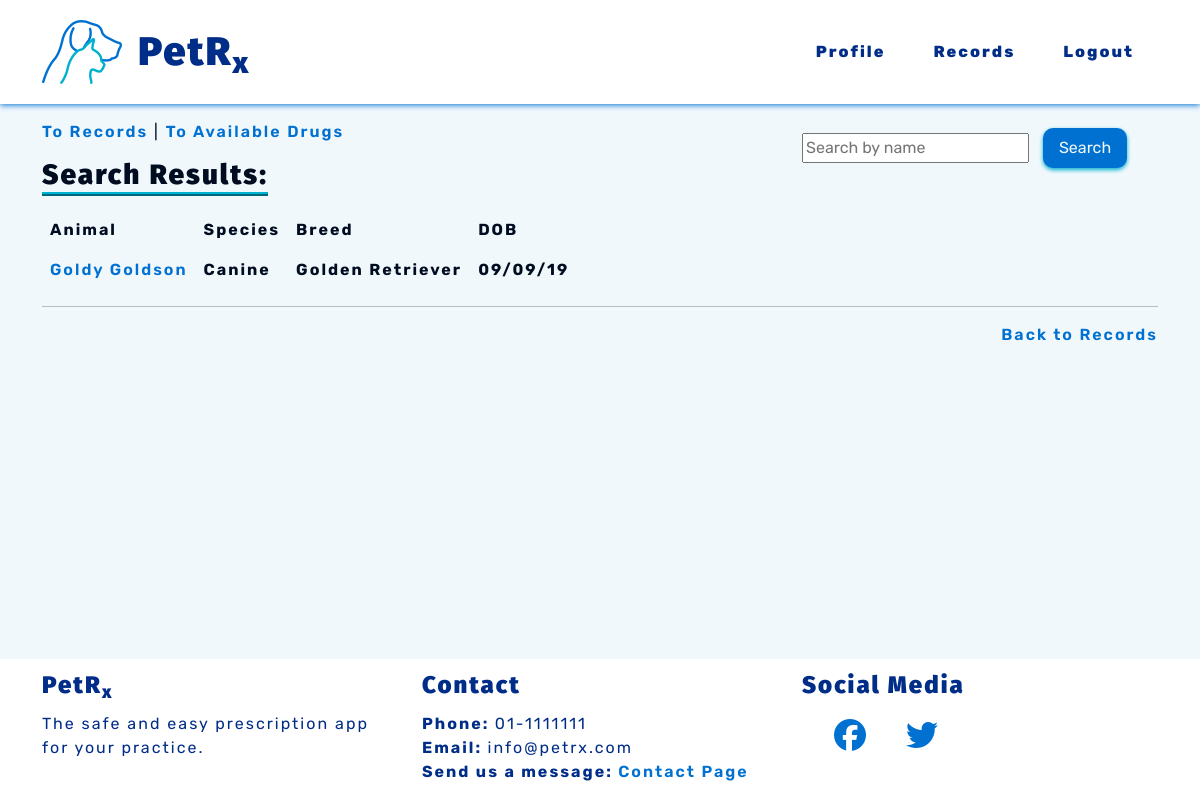
The app's page /records/record-search/ (signed in) with its own data.
### records/models.py (models this page shows)
class Record(models.Model):
    name = models.CharField(max_length=50)
    surname = models.CharField(max_length=50)
    date_of_birth = models.DateField()
    species = models.CharField(choices=SPECIES, max_length=10)
    breed = models.CharField(max_length=50)
    sex = models.CharField(choices=SEX, max_length=10)
    weight = models.DecimalField(max_digits=5, decimal_places=2)
    note = models.CharField(max_length=300, blank=True)
    def __str__(self):
        return self.name + " " + self.surname
    class Meta:
        ordering = ['surname']
        unique_together = ['name', 'surname', 'date_of_birth', 'species', 'breed', 'sex']

### petrx/decorators.py (the view)
    def wrapper(request, *args, **kwargs):
        if request.user.is_authenticated:
            if request.user.is_active:
                return function(request, *args, **kwargs)
            else:
                return render(request, 'vetprofiles/restricted.html')
        else:
            return redirect('vetprofiles:login')

### records/views.py (called while the page is built)
@vet_login_and_active
def record_search(request):
    query = request.GET.get('query')
    record_qs = Record.objects.all()
    if query is not None:
        args = Q(name__icontains=query) | Q(surname__icontains=query)
        record_qs = Record.objects.filter(args)
    context = {'record_list': record_qs}
    return render(request, 'records/record_search.html', context)

### records/templates/records/record_search.html (shortened to what this page needs)
{% extends 'base.html' %}
{% block content %}
<div class="row">
    <div class="col-md-8">
        <a class="pet-links" href="{% url 'records:records' %}" aria-label="Go to records">To Records</a>
        <span>|</span>
        <a class="pet-links" href="{% url 'prescriptions:drugs' %}" aria-label="Go to available drugs">To Available
            Drugs</a>
        <br>
        <h3 class="subheadings">Search Results:</h3>
    </div>
    <div class="col-md-4">
        <form method="GET" action="{% url 'records:record_search' %}">
            <input type="text" name="query" placeholder="Search by name">
            <button type="submit" class="pet-btns sm-btns" aria-label="Search">Search</button>
        </form>
    </div>
</div>
{% if record_list %}
<div class="prescrip-contain">
    <table>
        <thead>
            <th>Animal</th>
            <th class="lg-prescrip">Species</th>
            <th>Breed</th>
            <th>DOB</th>
        </thead>
        <tbody>
            {% for record in record_list %}
            <tr>
                <th><a class="pet-links" href="{% url 'records:animal_profile' animal_id=record.id %}"
                        aria-label="Go to record">{{ record }}</a>
                <th class="lg-prescrip">{{ record.species }}</th>
                <th>{{ record.breed }}</th>
                <th>{{ record.date_of_birth|date:'d/m/y' }}</th>
            </tr>
            {% endfor %}
        </tbody>
    </table>
</div>
{% else %}
<p>No record found.</p>
{% endif %}
<hr>
<a class="pet-links float-end" href="{% url 'records:records' %}" aria-label="Go to records list">Back to Records</a>
{% endblock %}

### static/css/style.css (style rules this page uses)
:root { --site-white: #f1f8fc; --site-black: #000d21; --site-dark-blue: #002d88; --site-light-blue: #0071d1; --site-turquoise: #00b0cf; }
html { height: 100%; }
body { font-family: "Rubik", sans-serif; color: var(--site-black); font-size: 1rem; letter-spacing: 2px; background: var(--site-white); }
h1, h2, h3, h4 { font-family: "Fira Sans", "Rubik", sans-serif; font-weight: 900; margin-top: 0.5em; margin-bottom: 0.5em; }
.subheadings { display: inline-block; border-bottom: 4px ridge var(--site-turquoise); }
hr { color: var(--site-black); }
button { border: none; }
a { text-decoration: none; }
.pet-links { cursor: pointer; color: var(--site-light-blue); font-weight: 600; transition: color .5s linear; }
.pet-btns { cursor: pointer; display: inline-block; background-color: var(--site-light-blue); color: var(--site-white); letter-spacing: 0px; font-weight: 600; padding: 0.5em 1.5em; margin: 2em; border: none; border-radius: 10px; box-shadow: 0 2px 4px 0 var(--site-turquoise); transition: all .2s linear; }
.sm-btns { padding: 0.5em 1em; font-weight: 400; margin: 0.5em; }
.prescrip-contain { width: 100%; max-height: 300px; overflow-y: scroll; }
.prescrip-contain thead th { position: sticky; top: 0; }
th, td { padding: 0.5em; }
th { background-color: var(--site-white); }

### records on screen
Record: name+surname "Goldy Goldson", species "Canine", breed "Golden Retriever", date_of_birth "09/09/19"
